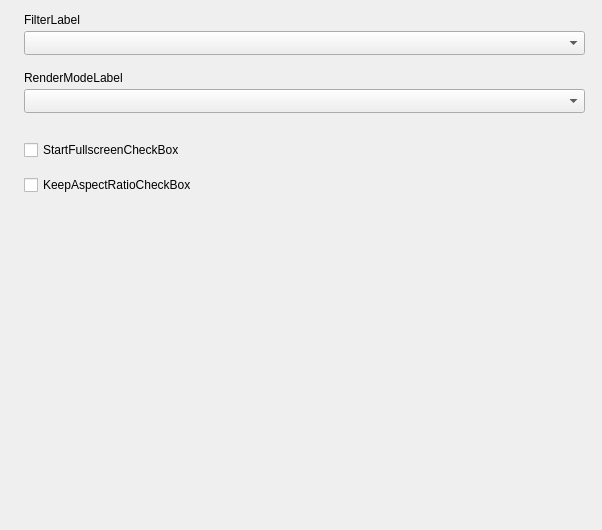
<?xml version="1.0" encoding="UTF-8"?>
<ui version="4.0">
  <class>ModernProfileEditorScummVMGraphicsFrame</class>
  <widget class="QWidget" name="ModernProfileEditorScummVMGraphicsFrame">
    <property name="geometry"><rect><x>0</x><y>0</y><width>602</width><height>530</height></rect></property>
    <property name="vclDesignWidth" stdset="0"><number>602</number></property>
    <property name="vclDesignHeight" stdset="0"><number>530</number></property>
    <layout class="QVBoxLayout" name="ModernProfileEditorScummVMGraphicsFrame_Layout" stretch="0,0,0,0,0,0,0,1">
      <property name="leftMargin"><number>24</number></property>
      <property name="topMargin"><number>13</number></property>
      <property name="rightMargin"><number>17</number></property>
      <property name="bottomMargin"><number>8</number></property>
      <property name="spacing"><number>0</number></property>
      <item>
        <layout class="QGridLayout" name="ModernProfileEditorScummVMGraphicsFrame_Section1" columnstretch="0,1">
          <property name="leftMargin"><number>0</number></property>
          <property name="topMargin"><number>0</number></property>
          <property name="rightMargin"><number>0</number></property>
          <property name="bottomMargin"><number>0</number></property>
          <property name="horizontalSpacing"><number>8</number></property>
          <property name="verticalSpacing"><number>4</number></property>
          <item row="0" column="0" colspan="2">
            <widget class="QLabel" name="FilterLabel">
              <property name="text"><string>FilterLabel</string></property>
              <property name="textFormat"><enum>Qt::PlainText</enum></property>
              <property name="alignment"><set>Qt::AlignLeft|Qt::AlignTop</set></property>
            </widget>
          </item>
          <item row="1" column="0" colspan="2">
            <widget class="QComboBox" name="FilterComboBox">
              <property name="editable"><bool>false</bool></property>
              <property name="maxVisibleItems"><number>8</number></property>
              <property name="sizeAdjustPolicy"><enum>QComboBox::AdjustToMinimumContentsLengthWithIcon</enum></property>
              <property name="minimumContentsLength"><number>10</number></property>
            </widget>
          </item>
          <item row="0" column="1">
            <spacer name="ModernProfileEditorScummVMGraphicsFrame_Section1_HFill">
              <property name="orientation"><enum>Qt::Horizontal</enum></property>
              <property name="sizeHint" stdset="0"><size><width>0</width><height>0</height></size></property>
            </spacer>
          </item>
        </layout>
      </item>
      <item>
        <spacer name="ModernProfileEditorScummVMGraphicsFrame_Gap1">
          <property name="orientation"><enum>Qt::Vertical</enum></property>
          <property name="sizeType"><enum>QSizePolicy::Fixed</enum></property>
          <property name="sizeHint" stdset="0"><size><width>0</width><height>16</height></size></property>
        </spacer>
      </item>
      <item>
        <layout class="QGridLayout" name="ModernProfileEditorScummVMGraphicsFrame_Section2" columnstretch="0,1">
          <property name="leftMargin"><number>0</number></property>
          <property name="topMargin"><number>0</number></property>
          <property name="rightMargin"><number>0</number></property>
          <property name="bottomMargin"><number>0</number></property>
          <property name="horizontalSpacing"><number>8</number></property>
          <property name="verticalSpacing"><number>4</number></property>
          <item row="0" column="0" colspan="2">
            <widget class="QLabel" name="RenderModeLabel">
              <property name="text"><string>RenderModeLabel</string></property>
              <property name="textFormat"><enum>Qt::PlainText</enum></property>
              <property name="alignment"><set>Qt::AlignLeft|Qt::AlignTop</set></property>
            </widget>
          </item>
          <item row="1" column="0" colspan="2">
            <widget class="QComboBox" name="RenderModeComboBox">
              <property name="editable"><bool>false</bool></property>
              <property name="maxVisibleItems"><number>8</number></property>
              <property name="sizeAdjustPolicy"><enum>QComboBox::AdjustToMinimumContentsLengthWithIcon</enum></property>
              <property name="minimumContentsLength"><number>10</number></property>
            </widget>
          </item>
          <item row="0" column="1">
            <spacer name="ModernProfileEditorScummVMGraphicsFrame_Section2_HFill">
              <property name="orientation"><enum>Qt::Horizontal</enum></property>
              <property name="sizeHint" stdset="0"><size><width>0</width><height>0</height></size></property>
            </spacer>
          </item>
        </layout>
      </item>
      <item>
        <spacer name="ModernProfileEditorScummVMGraphicsFrame_Gap2">
          <property name="orientation"><enum>Qt::Vertical</enum></property>
          <property name="sizeType"><enum>QSizePolicy::Fixed</enum></property>
          <property name="sizeHint" stdset="0"><size><width>0</width><height>27</height></size></property>
        </spacer>
      </item>
      <item>
        <layout class="QGridLayout" name="ModernProfileEditorScummVMGraphicsFrame_Section3" columnstretch="0,1">
          <property name="leftMargin"><number>0</number></property>
          <property name="topMargin"><number>0</number></property>
          <property name="rightMargin"><number>0</number></property>
          <property name="bottomMargin"><number>0</number></property>
          <property name="horizontalSpacing"><number>8</number></property>
          <property name="verticalSpacing"><number>4</number></property>
          <item row="0" column="0" colspan="2">
            <widget class="QCheckBox" name="StartFullscreenCheckBox">
              <property name="text"><string>StartFullscreenCheckBox</string></property>
            </widget>
          </item>
          <item row="0" column="1">
            <spacer name="ModernProfileEditorScummVMGraphicsFrame_Section3_HFill">
              <property name="orientation"><enum>Qt::Horizontal</enum></property>
              <property name="sizeHint" stdset="0"><size><width>0</width><height>0</height></size></property>
            </spacer>
          </item>
        </layout>
      </item>
      <item>
        <spacer name="ModernProfileEditorScummVMGraphicsFrame_Gap3">
          <property name="orientation"><enum>Qt::Vertical</enum></property>
          <property name="sizeType"><enum>QSizePolicy::Fixed</enum></property>
          <property name="sizeHint" stdset="0"><size><width>0</width><height>15</height></size></property>
        </spacer>
      </item>
      <item>
        <layout class="QGridLayout" name="ModernProfileEditorScummVMGraphicsFrame_Section4" columnstretch="0,1">
          <property name="leftMargin"><number>0</number></property>
          <property name="topMargin"><number>0</number></property>
          <property name="rightMargin"><number>0</number></property>
          <property name="bottomMargin"><number>0</number></property>
          <property name="horizontalSpacing"><number>8</number></property>
          <property name="verticalSpacing"><number>4</number></property>
          <item row="0" column="0" colspan="2">
            <widget class="QCheckBox" name="KeepAspectRatioCheckBox">
              <property name="text"><string>KeepAspectRatioCheckBox</string></property>
            </widget>
          </item>
          <item row="0" column="1">
            <spacer name="ModernProfileEditorScummVMGraphicsFrame_Section4_HFill">
              <property name="orientation"><enum>Qt::Horizontal</enum></property>
              <property name="sizeHint" stdset="0"><size><width>0</width><height>0</height></size></property>
            </spacer>
          </item>
        </layout>
      </item>
      <item>
        <spacer name="ModernProfileEditorScummVMGraphicsFrame_VFill">
          <property name="orientation"><enum>Qt::Vertical</enum></property>
          <property name="sizeHint" stdset="0"><size><width>0</width><height>0</height></size></property>
        </spacer>
      </item>
    </layout>
  </widget>
  <tabstops>
    <tabstop>FilterComboBox</tabstop>
    <tabstop>RenderModeComboBox</tabstop>
    <tabstop>StartFullscreenCheckBox</tabstop>
    <tabstop>KeepAspectRatioCheckBox</tabstop>
  </tabstops>
  <resources>
    <include location="../../resources/dfend.qrc" />
  </resources>
  <connections />
</ui>
